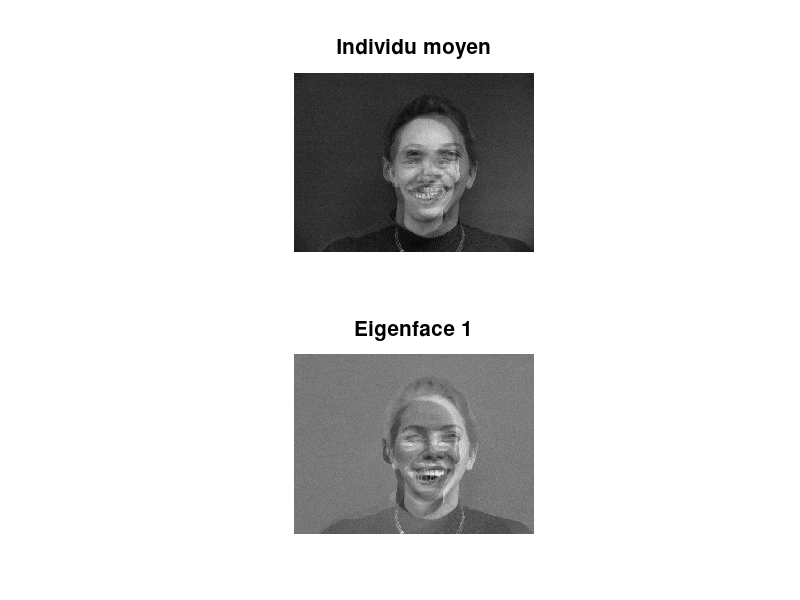

The MATLAB script that drew this image:
clear;
close all;
load ('donnees.mat');

taille_ecran = get(0,'ScreenSize');
L = taille_ecran(3);
H = taille_ecran(4);
load donnees;
figure('Name','Individu moyen et eigenfaces','Position',[0,0,0.67*L,0.67*H]);

% Calcul de l'individu moyen :
individu_moyen = mean(X);

% Centrage des donnees :
Xc = X - individu_moyen;

% Calcul de la matrice Sigma_2 (de taille n x n) [voir Annexe 1 pour la nature de Sigma_2] :
m = size(Xc, 1);
Sigma_2 = (Xc * Xc')/n;

% Calcul des vecteurs/valeurs propres de la matrice Sigma_2 :
time = cputime;
[W,D] = eig(Sigma_2);
time = cputime -time

% Tri par ordre decroissant des valeurs propres de Sigma_2 :
[vp,ind] = sort(diag(D),'descend');

% Tri des vecteurs propres de Sigma_2 dans le meme ordre :
W = W(:,ind);

% Elimination du dernier vecteur propre de Sigma_2 :
W = W(:,1:end-1);

% Vecteurs propres de Sigma (deduits de ceux de Sigma_2) :
W = Xc'*W;
    
% Normalisation des vecteurs propres de Sigma
% [les vecteurs propres de Sigma_2 sont normalis??s
% mais le calcul qui donne W, les vecteurs propres de Sigma,
% leur fait perdre cette propri??t??] :
for k =1: n-1
    W(:,k) = W(:,k)/norm(W(:,k));
end


% Affichage de l'individu moyen et des eigenfaces sous forme d'images :
colormap gray;
img = reshape(individu_moyen,nb_lignes,nb_colonnes);
subplot(nb_individus,nb_postures,1);
imagesc(img);
axis image;
axis off;
title('Individu moyen','FontSize',15);
for k = 1:n-1
	img = reshape(W(:,k),nb_lignes,nb_colonnes);
	subplot(nb_individus,nb_postures,k+1);
	imagesc(img);
	axis image;
	axis off;
	title(['Eigenface ',num2str(k)],'FontSize',15);
end
% 
 save exercice_1;
